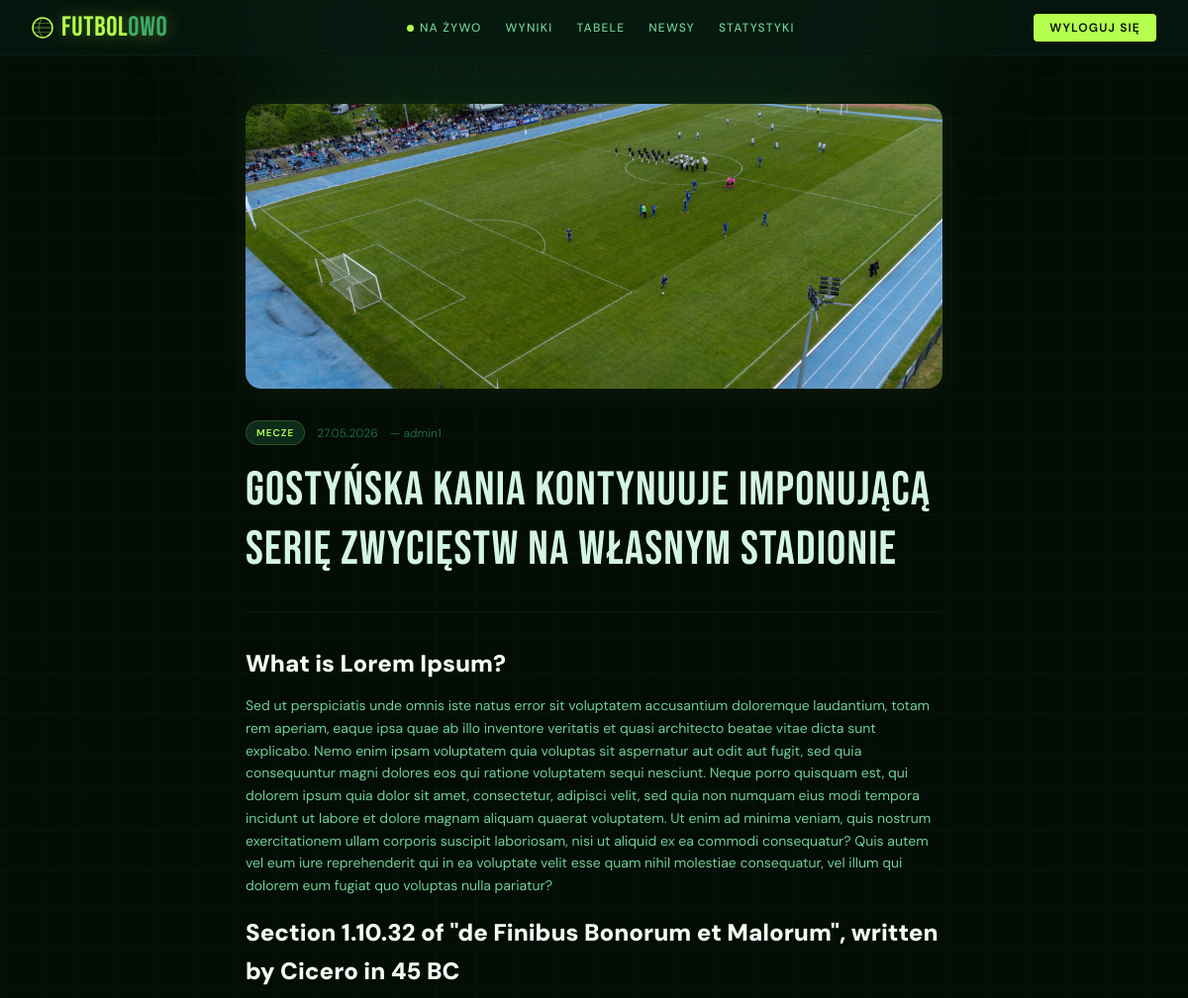
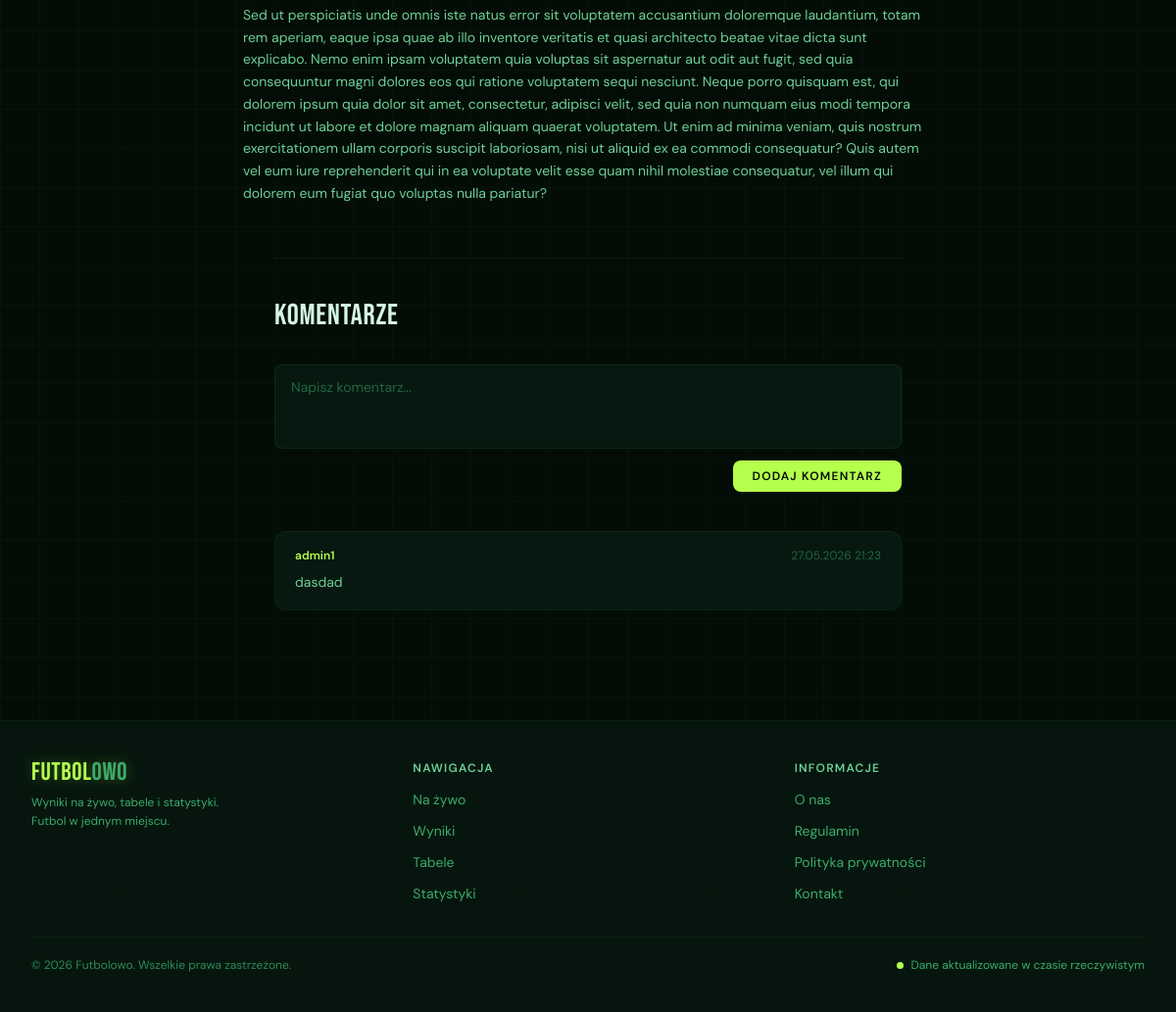
Screenshot of /articles/view/1 (signed in) with the database file from the repository (2 pictures, top to bottom).
### apps/articles/models.py (models this page shows, shortened)
class Article(models.Model):
    CATEGORY_CHOICES = [
        ("Transfery", "Transfery"),
        ("Mecze", "Mecze"),
        ("Puchary", "Puchary"),
    ]
    title = models.CharField(max_length=100, null=True)
    creator = models.ForeignKey(User, related_name="articles", on_delete=models.CASCADE)
    category = models.CharField(max_length=50 ,choices=CATEGORY_CHOICES)
    content = CKEditor5Field('Content', config_name='extends')
    created_at = models.DateTimeField(auto_now_add=True)
    thumbnail = models.ImageField(upload_to='thumbnails/%Y/%m/%d/')

class Comment(models.Model):
    author = models.ForeignKey(User, related_name="comments", on_delete=models.CASCADE)
    article = models.ForeignKey(Article, related_name="comments", on_delete=models.CASCADE)
    content = models.TextField(max_length=250)
    created_at = models.DateTimeField(auto_now_add=True)

### apps/articles/views.py (the view)
# urls.py: path("/view/<int:id>", views.article_view, name="view"),
def article_view(request, id):
    article = get_object_or_404(Article, pk=id)
    if request.method == "POST":
        comment_form = CommentForm(request.POST)
        if comment_form.is_valid():
            comment = comment_form.save(commit=False)
            comment.article = article
            comment.author = request.user
            comment.save()
        return redirect('articles:view', id)
    else:
        comment_form = CommentForm()
    comments = article.comments.all()
    return render(request, "articles/article_view.html", {
        "article": article,
        "form": comment_form,
        'comments': comments,
    })

### apps/articles/forms.py
class CommentForm(forms.ModelForm):
    class Meta:
        model = Comment
        fields = ('content',)
        widgets = {
            'content': forms.Textarea(attrs={
                "placeholder": "Pozostaw komentarz....",
                "rows": 3,
                "class": "w-full px-6 py-4 rounded-xl border focus:ring-2 focus:ring-indigo-500"
            })
        }

### apps/articles/templates/articles/article_view.html (shortened to what this page needs)
{% extends 'core/base.html' %}
{% block body %}
<div class="max-w-3xl mx-auto px-4 sm:px-6 lg:px-8 py-12">
  {% if article.thumbnail %}
  <div class="rounded-2xl overflow-hidden mb-8 shadow-[0_0_30px_rgba(181,255,77,0.07)]">
    <img src="{{ article.thumbnail.url }}"
         alt="{{ article.title }}"
         class="w-full h-72 object-cover">
  </div>
  {% endif %}
  <div class="flex items-center gap-3 mb-4">
    <span class="px-2.5 py-1 rounded-full text-[10px] font-semibold tracking-widest uppercase bg-forest-800 text-[#b5ff4d] border border-[#b5ff4d]/20">
      {{ article.category }}
    </span>
    <span class="text-forest-500 text-xs">{{ article.created_at|date:"d.m.Y" }}</span>
    <span class="text-forest-500 text-xs">— {{ article.creator.username }}</span>
  </div>
  <h1 class="font-display text-5xl tracking-wide text-forest-50 leading-tight mb-8">
    {{ article.title }}
  </h1>
  <div class="border-t border-forest-700/30 mb-8"></div>
  <div class="article-content text-sm leading-relaxed">
    {{ article.content|safe }}
  </div>
<div class="max-w-3xl mx-auto px-4 sm:px-6 lg:px-8 pb-16">
  <div class="border-t border-forest-700/30 pt-10 mb-8">
    <h2 class="font-display text-3xl tracking-wide text-forest-50">Komentarze</h2>
  </div>
  {% if user.is_authenticated %}
  <form method="POST" class="mb-10">
    <div class="flex flex-col gap-3">
      <textarea name="content" rows="3" placeholder="Napisz komentarz..."
                class="bg-forest-900 border border-forest-700/50 rounded-lg px-4 py-3 text-forest-50 placeholder-forest-500 text-sm focus:outline-none focus:border-[#b5ff4d] focus:shadow-[0_0_12px_rgba(181,255,77,0.15)] transition-all duration-200 resize-none"></textarea>
      <button type="submit"
              class="self-end px-5 py-2 rounded-lg text-xs font-semibold tracking-widest uppercase bg-[#b5ff4d] text-forest-950 hover:bg-[#caff7a] hover:shadow-[0_0_16px_rgba(181,255,77,0.4)] transition-all duration-200">
        Dodaj komentarz
      </button>
    </div>
  </form>
  {% else %}
  <p class="text-forest-400 text-sm mb-10">
    <a href="{% url 'login' %}" class="text-[#b5ff4d] hover:underline">Zaloguj się</a>, aby dodać komentarz.
  </p>
  {% endif %}
  {% if comments %}
  <div class="flex flex-col gap-4">
    {% for comment in comments %}
    <div class="bg-forest-900 border border-forest-700/40 rounded-xl px-5 py-4">
      <div class="flex items-center justify-between mb-2">
        <span class="text-xs font-semibold text-[#b5ff4d]">{{ comment.author.username }}</span>
        <span class="text-xs text-forest-500">{{ comment.created_at|date:"d.m.Y H:i" }}</span>
      </div>
      <p class="text-forest-200 text-sm leading-relaxed">{{ comment.content }}</p>
    </div>
    {% endfor %}
  </div>
  {% else %}
  <p class="text-forest-500 text-sm">Brak komentarzy. Bądź pierwszy!</p>
  {% endif %}
</div>
</div>
{% endblock %}

### static/css/article.css (style rules this page uses)
.article-content p { margin-bottom: 1rem; color: #6fcf97 !important; background-color: transparent !important; }
.article-content h2 { font-size: 1.5rem; font-weight: bold; color: #f2fbf4 !important;; margin-bottom: 0.75rem; }

### rows the page displays
Article: thumbnail (picture), category "MECZE", created_at "27.05.2026", creator.username "admin1", title "Gostyńska Kania kontynuuje imponującą serię zwycięstw na własnym stadionie", content "What is Lorem Ipsum? Sed ut perspiciatis unde omnis iste natus error sit voluptatem accusantium doloremque laudantium, totam rem aperiam, eaque ipsa quae ab illo inventore veritatis et quasi architecto beatae vitae dicta sunt explicabo. Nemo enim ipsam voluptatem quia voluptas sit aspernatur aut odit aut fugit, sed quia consequuntur magni dolores eos qui ratione voluptatem sequi nesciunt. Neque porro quisquam est, qui dolorem ipsum quia dolor sit amet, consectetur, adipisci velit, sed quia non numquam eius modi tempora incidunt ut labore et dolore magnam aliquam quaerat voluptatem. Ut enim ad minima veniam, quis nostrum exercitationem ullam corporis suscipit laboriosam, nisi ut aliquid ex…"
Comment: author.username "admin1", created_at "27.05.2026 21:23", content "dasdad"
